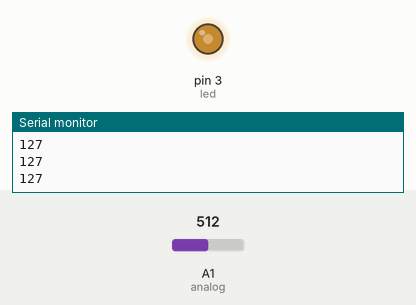
A sketch run on a simulated Arduino Uno, built with avr-gcc and run on an emulated ATmega328P. Shown: output pins drawn as LEDs (lit = HIGH), the last lines printed to the serial monitor. The inputs (shaded band) are chosen by the test bench; at power-on: A1 (analog) = 512.

Above: at 1.2 s.
1.3 s: A1 (analog) set to 716
At 2.5 s:
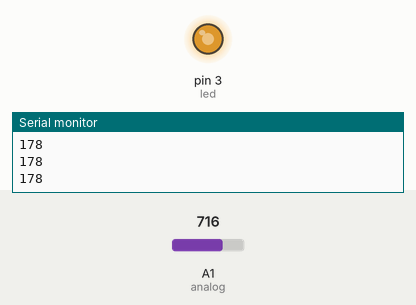
2.8 s: A1 (analog) set to 900
At 3.7 s:
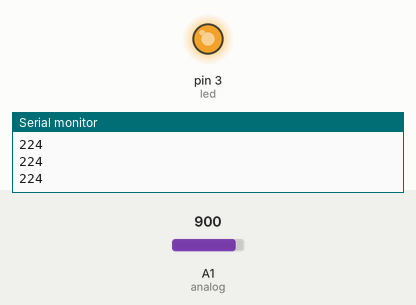
4.3 s: A1 (analog) set to 122
At 4.9 s:
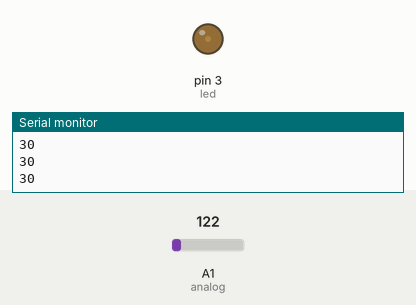
5.8 s: A1 (analog) set to 0
At 7.0 s:
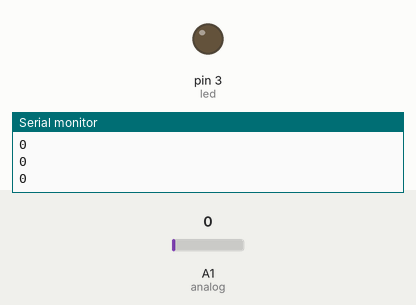
7.3 s: A1 (analog) set to 511
At 8.3 s:
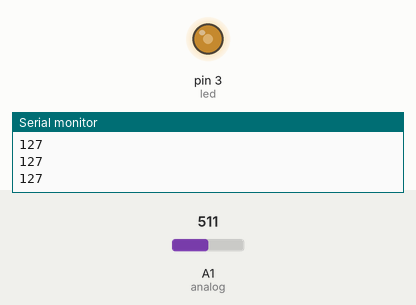
Timing chart, 0 to 9.8 s (numbered marks = the images above; inputs shaded):
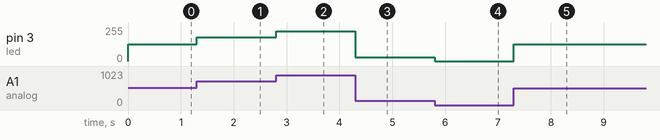

Measured:
- after the input at 1.3 s, pin 3 (led): 127/255 → 178/255 at once
- after the input at 2.8 s, pin 3 (led): 178/255 → 224/255 at once
- after the input at 4.3 s, pin 3 (led): 224/255 → 30/255 at once
- after the input at 5.8 s, pin 3 (led): 30/255 → 0/255 at once
- after the input at 7.3 s, pin 3 (led): 0/255 → 127/255 at once

The sketch:

Menggunakan_potensiometer_sebagai_inputan.ino
```cpp
int led = 3; // deklarasi pin 3
int analog = A1;  // deklarasi pin A1
int input;  // deklarasi variabel input

void setup() {
  // put your setup code here, to run once:
  Serial.begin(9600); // Untuk koneksi dengan serial monitor
  pinMode(led, OUTPUT); // Memberi mode led menjadi Output
  pinMode(analog, INPUT); // Memberi mode analog menjadi Input

}

void loop() {
  // put your main code here, to run repeatedly:
  input = analogRead(analog);

  int kecerahan = map(input,0,1023,0,255); // fungsi maping dimana nilai input = 0 setara dengan 0 dan nilai = 1023 setara dengan 255
  analogWrite(led, kecerahan); // nilai yang keluar ke led sama dengan nilai kecerahan
  Serial.println(kecerahan); // untuk melihat nilai2 di serial monitor

  delay(2);

}
```
